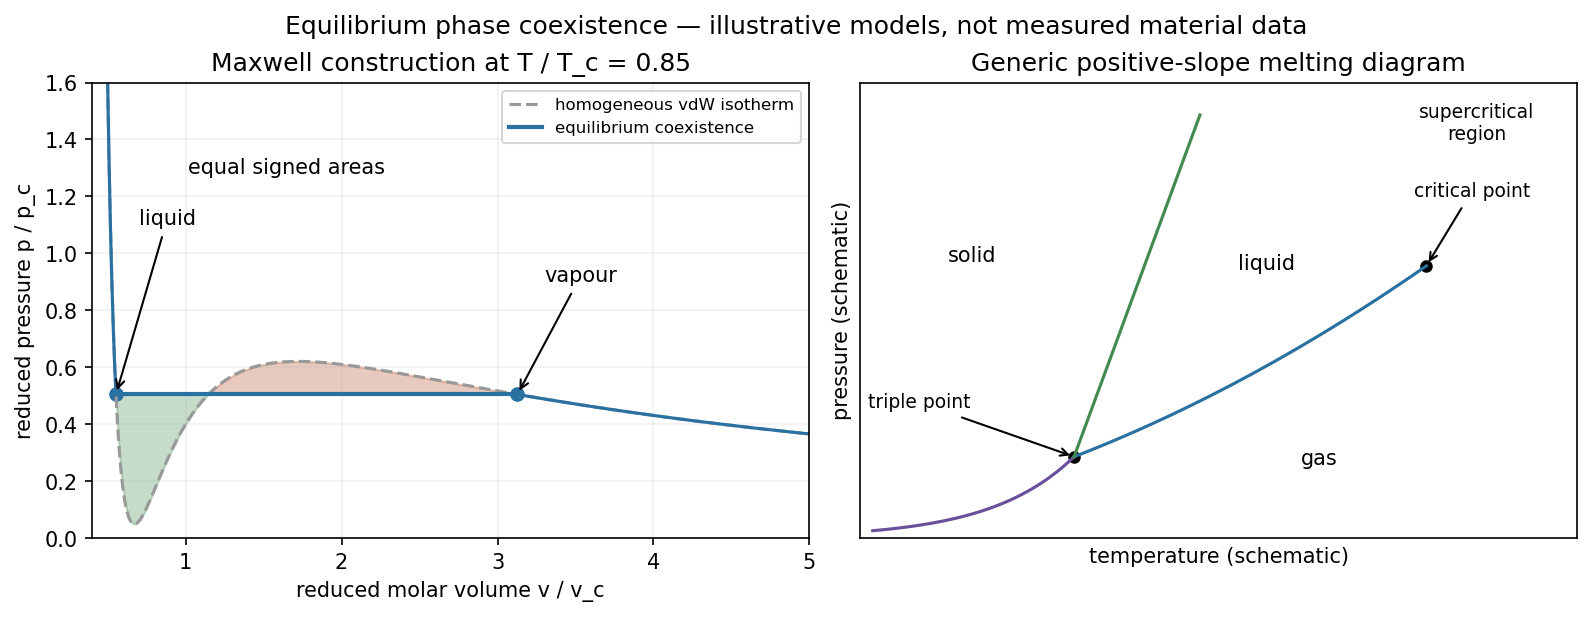

Reproduce this figure in Python.
"""Original explanatory figure; Python 3.14, NumPy and Matplotlib."""
from pathlib import Path
import numpy as np
import matplotlib
matplotlib.use('Agg')
import matplotlib.pyplot as plt
plt.rcParams.update({'font.size':10,'figure.facecolor':'white','axes.facecolor':'white','savefig.facecolor':'white'})

Tr=.85
pres=lambda v:8*Tr/(3*v-1)-3/v**2
spin=sorted(v.real for v in np.roots([4*Tr,-9,6,-1]) if abs(v.imag)<1e-9 and v.real>1/3)
def roots(p):return sorted(v.real for v in np.roots([3*p,-p-8*Tr,9,-3]) if abs(v.imag)<1e-8 and v.real>1/3)
def area(p):
 lo,mid,hi=roots(p);return (8*Tr/3)*np.log((3*hi-1)/(3*lo-1))+3*(1/hi-1/lo)-p*(hi-lo)
lo=max(1e-8,pres(spin[0])+1e-8);hi=pres(spin[1])-1e-8
for _ in range(90):
 mid=(lo+hi)/2
 if area(mid)>0:lo=mid
 else:hi=mid
p=(lo+hi)/2;vl,vm,vg=roots(p)
fig,axs=plt.subplots(1,2,figsize=(10.5,4),layout='constrained')
v=np.linspace(.43,5,1400);axs[0].plot(v,pres(v),color='#999999',ls='--',label='homogeneous vdW isotherm')
for vs in [np.linspace(.43,vl,200),np.linspace(vg,5,200)]:axs[0].plot(vs,pres(vs),color='#2871a1')
axs[0].plot([vl,vg],[p,p],color='#2871a1',lw=2,label='equilibrium coexistence')
inside=np.linspace(vl,vg,600);axs[0].fill_between(inside,pres(inside),p,where=pres(inside)>=p,color='#b34f28',alpha=.3);axs[0].fill_between(inside,pres(inside),p,where=pres(inside)<p,color='#438a51',alpha=.3)
axs[0].scatter([vl,vg],[p,p],color='#2871a1');axs[0].annotate('liquid',xy=(vl,p),xytext=(.7,1.1),arrowprops={'arrowstyle':'->'});axs[0].annotate('vapour',xy=(vg,p),xytext=(3.3,.9),arrowprops={'arrowstyle':'->'});axs[0].text(1.65,1.28,'equal signed areas',ha='center')
axs[0].set(xlabel='reduced molar volume v / v_c',ylabel='reduced pressure p / p_c',ylim=(0,1.6),xlim=(.4,5),title='Maxwell construction at T / T_c = 0.85');axs[0].legend(fontsize=8,loc='upper right')
t=np.linspace(.2,1,100);axs[1].plot(t,.5*np.exp(3*(t-1)),c='#6a509a');t=np.linspace(1,2.4,100);axs[1].plot(t,.5+.6*(t-1)+.17*(t-1)**2,c='#2871a1');axs[1].plot([1,1.5],[.5,2.6],c='#438a51');axs[1].scatter([1,2.4],[.5,.5+.6*1.4+.17*1.4**2],c='k',s=25)
axs[1].annotate('triple point',xy=(1,.5),xytext=(.18,.8),arrowprops={'arrowstyle':'->'},fontsize=9);axs[1].annotate('critical point',xy=(2.4,1.6732),xytext=(2.35,2.1),arrowprops={'arrowstyle':'->'},fontsize=9)
axs[1].text(.5,1.7,'solid');axs[1].text(1.65,1.65,'liquid');axs[1].text(1.9,.45,'gas');axs[1].text(2.6,2.45,'supercritical\nregion',ha='center',fontsize=9)
axs[1].set(xlabel='temperature (schematic)',ylabel='pressure (schematic)',xlim=(.15,3),ylim=(0,2.8),xticks=[],yticks=[],title='Generic positive-slope melting diagram')
axs[0].grid(alpha=.18)
fig.suptitle('Equilibrium phase coexistence — illustrative models, not measured material data')

fig.savefig(Path(__file__).stem+'.png',dpi=150,bbox_inches='tight',facecolor='white');plt.close(fig)
